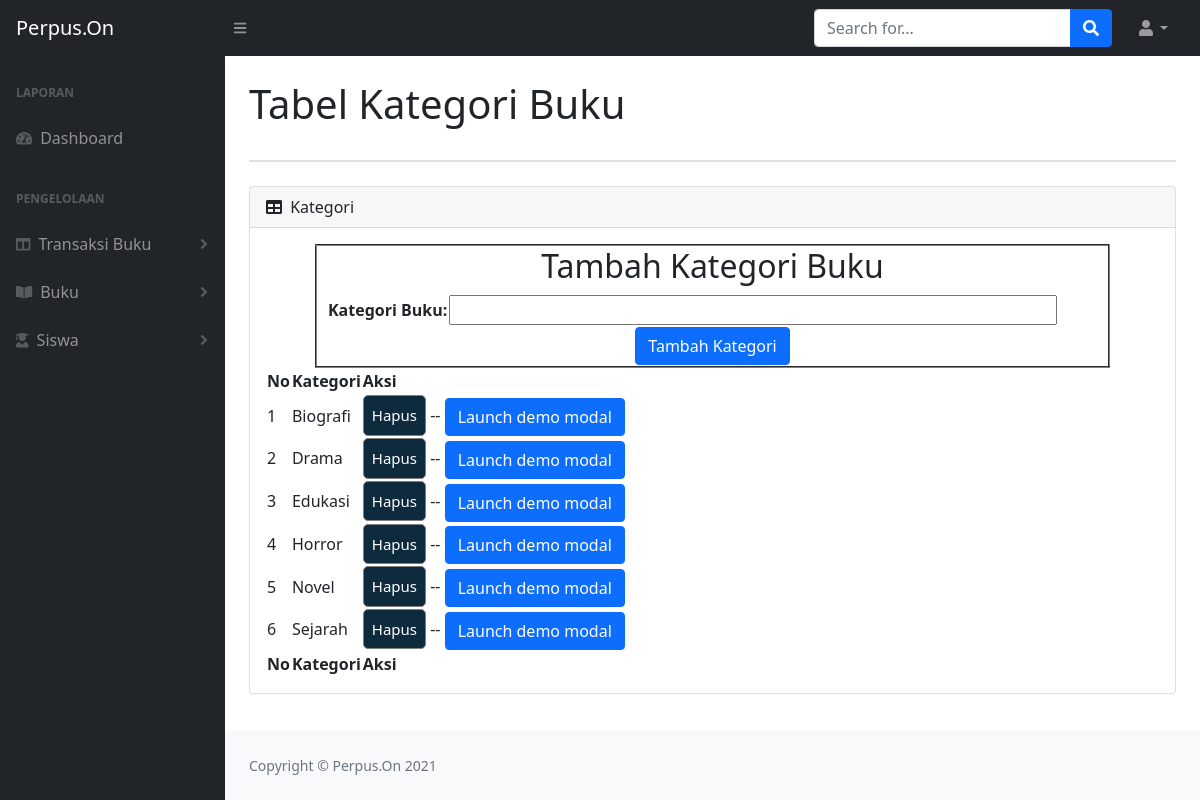
Page /Admin/kategori.php on the earlier database version.
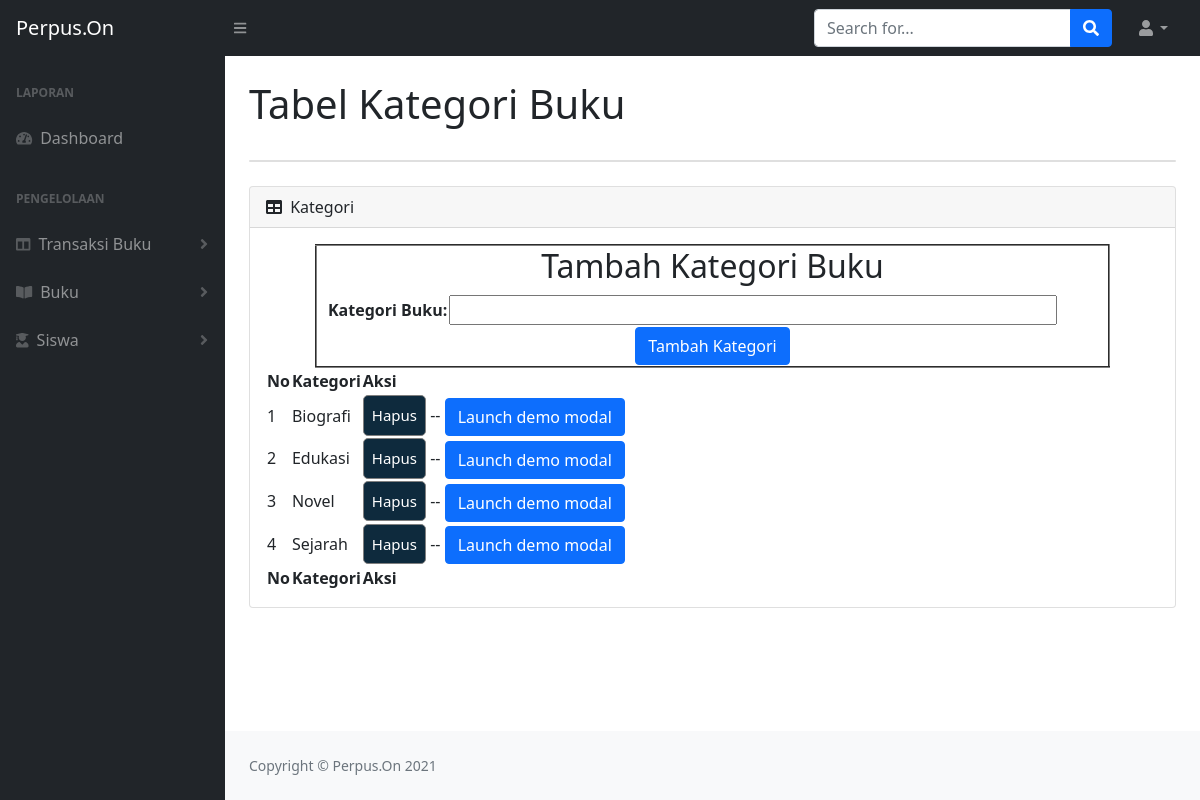
Same page on the later database version.
### tables this page shows
CREATE TABLE `category` (
  `name` varchar(25) NOT NULL
);

### Admin/kategori.php (the view, shortened to what the changed rows need)
<!DOCTYPE html>
<html lang="en">
    <head>
        <link href="https://cdn.jsdelivr.net/npm/simple-datatables@latest/dist/style.css" rel="stylesheet" />
        <link href="css/styles.css" rel="stylesheet" />
    </head>
    <body class="sb-nav-fixed">
        <div id="layoutSidenav">
            <div id="layoutSidenav_content">
                <main>
                    <div class="container-fluid px-4">
                        <h1 class="mt-4">Tabel Kategori Buku</h1>
                        <div class="card mb-4">
                            <div class="card-body">
                                 <form action="kategori.php" method="post" enctype="multipart/form-data">
         <table align="center" width="795" border="2" bgcolor="#FFFFFF">
            <tr align="center">
                <td colspan="7"><h2>Tambah Kategori Buku</h2></td>
            </tr>
        </table>
    </form>
                            <table id="datatablesSimple">
                                    <thead>
                                        <tr>
                                            <th>No</th>
                                            <th>Kategori</th>
                                            <th>Aksi</th>
                                        </tr>
                                    </thead>
                                    <tfoot>
                                        <tr>
                                            <th>No</th>
                                            <th>Kategori</th>
                                            <th>Aksi</th>
                                        </tr>
                                    </tfoot>
                                    <tbody>
                                    <?php include 'conf/db.php';
                                    $no = 1;
                                    $cat = mysqli_query($koneksi, "select * from category");
                                    while($c = mysqli_fetch_array($cat)){
                                    ?>
                                        <tr>
                                            <td><?php echo $no++ ?></td>
                                            <td><?php echo $c['name']?></td>
                                            <td>
                                                 <a href="hapuskategori.php?id=<?php echo $c['name']; ?>"><button class="tmbl tmbl-masuk">Hapus</button></a> -- <button type="button" class="btn btn-primary" data-toggle="modal" data-target="#exampleModalLong">Launch demo modal</button>
                                            </td>
                                        </tr>
                                        <?php
                                    }
                                    ?>
                                    </tbody>
                                </table>
                            </div>
                        </div>
                    </div>
                </main>
            </div>
        </div>
    </body>
</html>

Differences in the rows shown:
removed category: name "Drama"
removed category: name "Horror"
